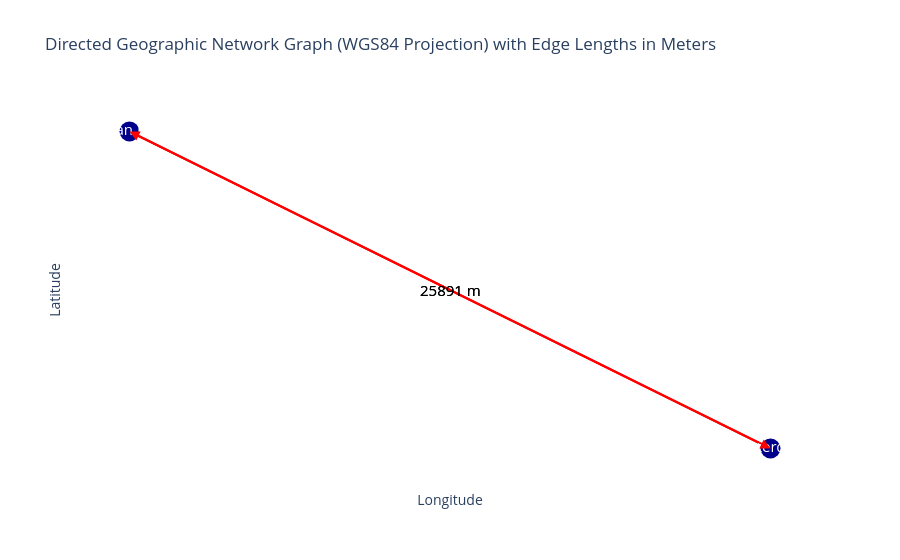

Notebook source saved alongside this figure:
### Code cell
import networkx as nx
from shapely.geometry import Point

# 1) coordinaten (lon, lat)
coords = {
    "Hoek van Holland": (4.1198809998947, 51.977573995722),
    "Rotterdam":(4.481362, 51.912423)
}

# coords = {
#     "Hoek van Holland": (4.1198809998947, 51.977573995722),
#     "Geulhaven radarpost 10":(4.3125309998907, 51.891813995749)
# }


# 2) graph
FG = nx.DiGraph()

# 3) nodes
for name, (lon, lat) in coords.items():
    FG.add_node(name, geometry=Point(lon, lat))

# 4) edges (gericht) - bijvoorbeeld beide richtingen

#Rotterdam 
edge_length = opentnsim.graph.calculate_distance(Point(coords['Hoek van Holland']),Point(coords['Rotterdam']))
edge_geometry_in = LineString([Point(coords['Hoek van Holland']),Point(coords['Rotterdam'])])
edge_geometry_out = LineString([Point(coords['Rotterdam']),Point(coords['Hoek van Holland'])])

FG.add_edge("Hoek van Holland", "Rotterdam", weight=1, geometry = edge_geometry_in, length_m= edge_length)
FG.add_edge("Rotterdam", "Hoek van Holland", weight=1, geometry = edge_geometry_out, length_m= edge_length)

#Geulhaven Radarpost 10
# edge_length = opentnsim.graph.calculate_distance(Point(coords['Hoek van Holland']),Point(coords['Geulhaven radarpost 10']))
# edge_geometry_in = LineString([Point(coords['Hoek van Holland']),Point(coords['Geulhaven radarpost 10'])])
# edge_geometry_out = LineString([Point(coords['Geulhaven radarpost 10']),Point(coords['Hoek van Holland'])])

# FG.add_edge("Hoek van Holland", "Geulhaven radarpost 10", weight=1, geometry = edge_geometry_in, length_m= edge_length)
# FG.add_edge("Geulhaven radarpost 10", "Hoek van Holland", weight=1, geometry = edge_geometry_out, length_m= edge_length)


# 5) plotkan h
opentnsim.graph.plot_graph(FG)

### Figure 1 — Plotly figure (JSON) as saved in the notebook; plotly's stock layout.template omitted (floating-point values rounded to 4 significant figures)
{"data": [{"hoverinfo": "none", "line": {"color": "red", "width": 2}, "mode": "lines", "type": "scatter", "x": [4.12, 4.481], "y": [51.98, 51.91]}, {"hoverinfo": "none", "line": {"color": "red", "width": 2}, "mode": "lines", "type": "scatter", "x": [4.481, 4.12], "y": [51.91, 51.98]}, {"hoverinfo": "text", "marker": {"color": "darkblue", "size": 20}, "mode": "markers+text", "text": ["Hoek van Holland", "Rotterdam"], "textfont": {"color": "white", "size": 15}, "textposition": "middle center", "type": "scatter", "x": [4.12, 4.481], "y": [51.98, 51.91]}], "layout": {"annotations": [{"arrowcolor": "red", "arrowhead": 2, "arrowsize": 2, "arrowwidth": 1, "ax": 4.12, "axref": "x", "ay": 51.98, "ayref": "y", "showarrow": true, "x": 4.481, "xref": "x", "y": 51.91, "yref": "y"}, {"arrowcolor": "red", "arrowhead": 2, "arrowsize": 2, "arrowwidth": 1, "ax": 4.481, "axref": "x", "ay": 51.91, "ayref": "y", "showarrow": true, "x": 4.12, "xref": "x", "y": 51.98, "yref": "y"}, {"font": {"color": "black", "size": 15}, "showarrow": false, "text": "25891 m", "x": 4.301, "y": 51.94}, {"font": {"color": "black", "size": 15}, "showarrow": false, "text": "25891 m", "x": 4.301, "y": 51.94}], "plot_bgcolor": "white", "showlegend": false, "title": {"text": "Directed Geographic Network Graph (WGS84 Projection) with Edge Lengths in Meters"}, "xaxis": {"showgrid": false, "showticklabels": false, "title": {"text": "Longitude"}, "zeroline": false}, "yaxis": {"showgrid": false, "showticklabels": false, "title": {"text": "Latitude"}, "zeroline": false}}}
